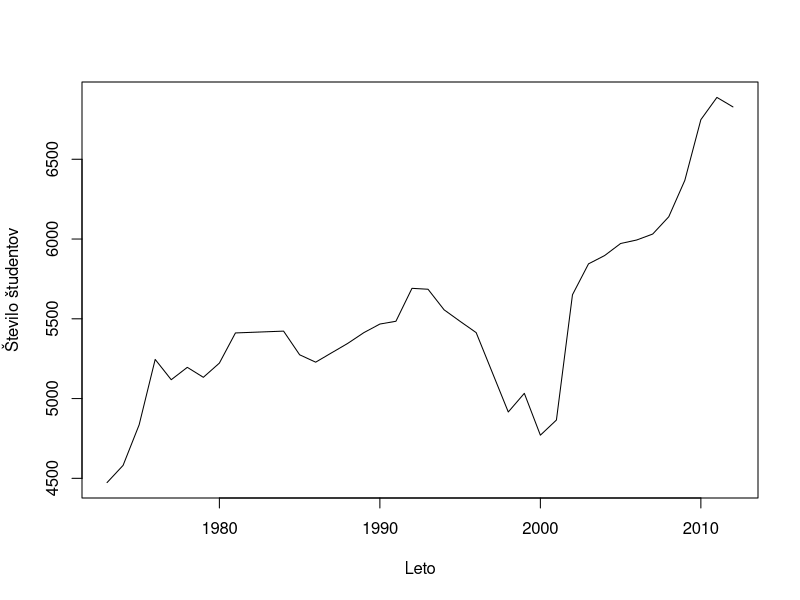

This figure's R source:
# Graf
# Funkcija, ki uvozi podatke za graf in ukaz, ki graf nariše
pdf("slike/grafi.pdf", paper="a4r")
uvoziPodatkeGraf <- function() {
  return(read.table("podatki/grafzda.csv", sep = ",", as.is = TRUE,
                    
                    col.names = c("x","x", "x","x","x"),
                    fileEncoding = "Windows-1250"))
}

TabelaGraf <- uvoziPodatkeGraf()
Leto <- TabelaGraf[, "x.2"]
Št_študentovZDA <- TabelaGraf[, "x.4"]
plot(Leto, Št_študentovZDA, xlab = "Leto", ylab = "Število študentov", type = "l")
dev.off()
